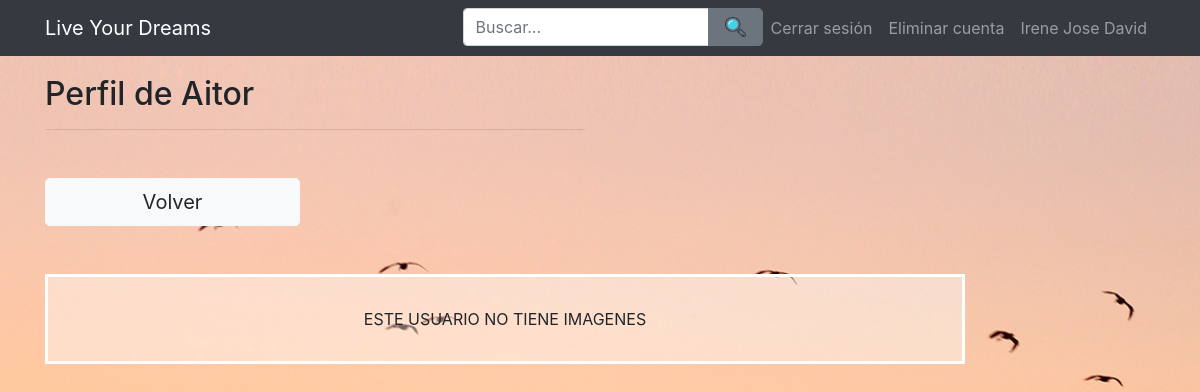
The app's page /vistausuario.php?id=5&nombreusuario=Aitor (signed in), older data.
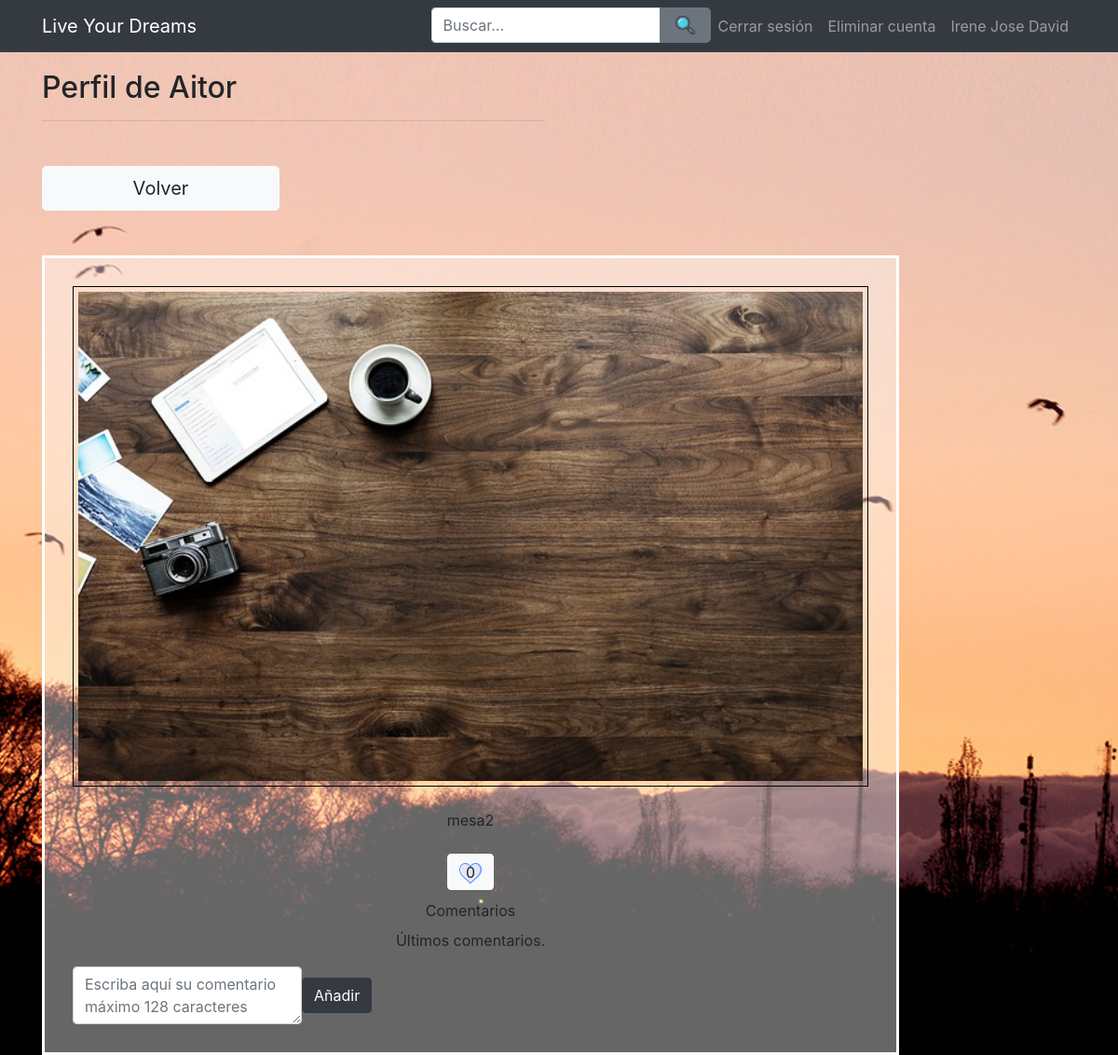
The same page, newer data.
### tables this page shows
CREATE TABLE `imagen` (
  `idfoto` int(11) NOT NULL,
  `usuarioID` int(11) NOT NULL,
  `nombre` varchar(255) NOT NULL,
  `descripcion` text NOT NULL,
  `likes` int(11) DEFAULT '0'
);

### vistausuario.php (the view, shortened to what this page needs)
<?php
require('includes/config.php');
require('layout/header.php');
?>
<div class="container">
	<div class="row">
		<div class="col-xs-12 col-sm-8 col-md-6 col-sm-offset-2 col-md-offset-3">
			<h2>Perfil de
				<?php
				$nombreusuario = $_GET['nombreusuario'];
				echo htmlspecialchars($nombreusuario, ENT_QUOTES);
				?>
			</h2>
			<hr>
			<div class="row mt-5">
				<div class="col-xs-6 col-md-6"><a class="btn btn-light btn-block btn-lg" tabindex="5" href="paginausuarios.php">Volver</a></div>
			</div>
		</div>
		<div class="col-xs-12 col-sm-12 col-md-12 col-sm-offset-12 col-md-offset-12 mt-5">
			<div class="row">
				<div class="col-md-10">
					<div style="padding:30px;border:3px solid white; text-align:center;background:rgba(255,255,255,0.4)">
						<?php
						$id = $_GET['id'];
						$cont = 0;
						$stmt = $db->query("SELECT * FROM imagen WHERE usuarioID = " . $id);
						while ($row = $stmt->fetch()) {
							echo '<img style="width:100%;height:auto;padding:5px;border:1px solid black;" src="imagenes/' . $row['nombre'] . '">' . "\n";
							echo '<br/><br/>' . $row['descripcion'] . '<br/><br/>';
							$idDelaFoto = $row['idfoto'];
							echo '<button type="button" id="' . $row['idfoto'] . '" class="comment-ico btn btn-light like" style="height: 39px; margin-bottom: 10px;"><img src="img/app/heart.png">';
							echo '<div style=" position: relative;
							bottom: 25px;" class="contadorLikes">';
										$stmt2 = $db->query("SELECT likes FROM imagen WHERE idfoto =" . $row['idfoto']);
										$contenedor = [];
										while ($row = $stmt2->fetch()) {
											array_push($contenedor, $row['likes']);
										}
										echo $contenedor[0];
							echo '</div></button>';
							$cont++;
					echo'		<div class="detailBox">
							<div class="titleBox">
							  <label>Comentarios</label>
							</div>
							<div class="commentBox">
								<p class="taskDescription">Últimos comentarios.</p>
							</div>
							<div class="actionBox">
								<ul class="commentList">';
								$var3 = $idDelaFoto;
							echo'	</ul>
								<form class="form-inline" role="form" action="#" method="post">
									<div class="form-group">
										<textarea class="form-control" maxlength="128" name="comentario" placeHolder="Escriba aquí su comentario máximo 128 caracteres"></textarea>
										<input type="submit" class="btn btn-dark" name="submit'.$var3.'" value="Añadir">
									</div>
								</form>
							</div>
						</div>';
						}
						if ($cont == 0) {
							echo '<span>ESTE USUARIO NO TIENE IMAGENES</span>';
						}
						?>
					</div>
				</div>
			</div>
		</div>
	</div>
</div>
<?php
require('layout/footer.php');
?>

Row changes from the older to the newer data that the page shows:
added imagen: nombre (picture), descripcion "mesa2", contenedor "0"
Text that changed along with them:
text no longer shown: "ESTE USUARIO NO TIENE IMAGENES"
